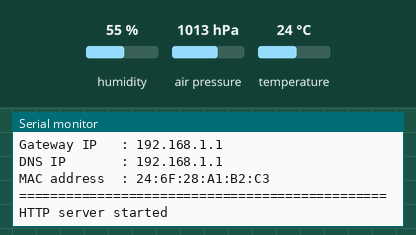
Bench run of a sketch on a simulated ESP8266 (NodeMCU). On the bench: the last lines printed to the serial monitor. The inputs (shaded band) are chosen by the test bench; at power-on: humidity 55 %, air pressure 1013 hPa, temperature 24 °C. WiFi joins after 1.5 s; servers stay silent unless stated.

Above: at 2.7 s.
2.8 s: humidity set to 22 %
At 6.1 s:
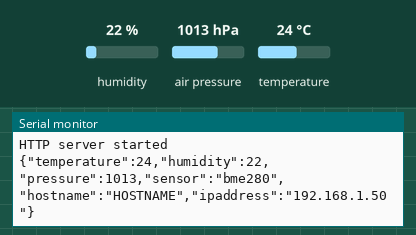
11.5 s: air pressure set to 952 hPa
At 12.5 s:
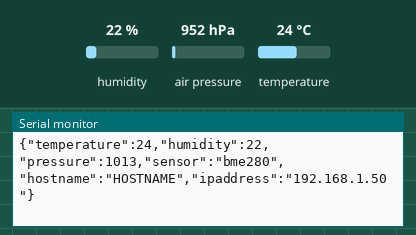
13.0 s: temperature set to 12 °C
At 16.1 s:
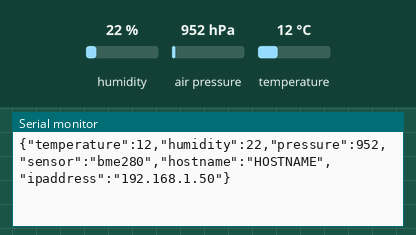

Measured:
- after the input at 2.8 s, the serial monitor: prints a new line after 2.2 s (image 1)
- after the input at 13.0 s, the serial monitor: prints a new line after 2.0 s (image 3)

The sketch:

web_bme280.ino
```cpp
//----------------------------------------------------------------------------
// ライブラリのインストールとコンパイルコマンド
//----------------------------------------------------------------------------
// arduino-cli lib install "Adafruit BME280 Library"
// arduino-cli lib install "Adafruit BusIO"
// arduino-cli lib install "Adafruit Unified Sensor"
// arduino-cli lib install "ArduinoJson"
// bash upload_esp01_web.sh web_bme280/web_bme280.ino wifissid wifipasswd hostname

//----------------------------------------------------------------------------
// ライブラリのインクルード
//----------------------------------------------------------------------------
#include <Wire.h>
#include <Adafruit_Sensor.h>
#include <Adafruit_BME280.h>
#include <ESP8266WiFi.h>      // ESP8266用のWi-Fiライブラリ
#include <ESP8266WebServer.h> // ESP8266用のWebサーバーライブラリ
#include <ESP8266mDNS.h>      // ESP8266用のmDNSライブラリ
#include <ArduinoJson.h>      // ArduinoJsonライブラリをインクルード

//----------------------------------------------------------------------------
// 定数と変数の定義
//----------------------------------------------------------------------------

// WiFi SSIDとパスワードをホスト名を指定
const char* ssid     = "WIFISSID"  ; // 自分のWi-Fi SSIDに置き換える
const char* password = "WIFIPASSWD"; // 自分のWi-Fiパスワードに置き換える
const char* hostname = "HOSTNAME"  ; // ESP-01のホスト名

//----------------------------------------------------------------------------
// GPIO接続方法
//----------------------------------------------------------------------------

// ESP01とBME280センサーの接続:
// SCL (クロック信号) -> GPIO0 (D3ピン)
// SDA (データ信号)   -> GPIO2 (D4ピン)
// VCC -> 3.3V
// GND -> GND

// I2Cのピン設定
#define I2C_SCL 0  // GPIO0 (D3ピン)
#define I2C_SDA 2  // GPIO2 (D4ピン)

// BME280オブジェクトの作成
Adafruit_BME280 bme;

// Webサーバーのポート番号
ESP8266WebServer server(80);

// タイマーの変数
unsigned long previousMillis = 0; // 前回のシリアル出力時刻
const long interval = 5000;       // 5秒間隔

//----------------------------------------------------------------------------
// 初期設定
//----------------------------------------------------------------------------
void setup() {

  // シリアル通信を115200ボーで開始(picocom -b 115200 /dev/ttyUSB0)
  Serial.begin(115200);

  // I2Cピンの設定
  Wire.begin(I2C_SDA, I2C_SCL);

  // BME280センサーの初期化
  if (!bme.begin(0x76)) {
    Serial.println("BME280センサーが見つかりません。接続を確認してください。");
    while (1);
  }

  connectToWiFi();   // WiFi接続
  setupWebServer();  // Webサーバーの設定

}

//----------------------------------------------------------------------------
// メインループ
//----------------------------------------------------------------------------
void loop() {

  server.handleClient(); // クライアントからのリクエストを処理
  outputSensorData();   // 5秒ごとにLEDの状態をシリアル出力
  MDNS.update();         // mDNSサービスの更新

}

//----------------------------------------------------------------------------
// WiFi接続関数
//----------------------------------------------------------------------------
void connectToWiFi() {

  WiFi.hostname(hostname);
  WiFi.begin(ssid, password);

  // WiFi接続が完了するまで待機
  while (WiFi.status() != WL_CONNECTED) {
    delay(500);
    Serial.print(".");
  }

  // mDNSサービスの開始
  Serial.println("");
  if (MDNS.begin(hostname)) {
    Serial.println("mDNS responder started");
  } else {
    Serial.println("Error setting up mDNS responder!");
  }

  Serial.print("Connected to ");
  Serial.println(ssid);
  Serial.println("===============================================");
  Serial.println("              Network Details                  ");
  Serial.println("===============================================");
  Serial.print("WebServer    : http://");
  Serial.println(WiFi.localIP());
  Serial.print("Hostname     : http://");
  Serial.print(hostname);
  Serial.println(".local");
  Serial.print("IP address   : ");
  Serial.println(WiFi.localIP());
  Serial.print("Subnet Mask  : ");
  Serial.println(WiFi.subnetMask());
  Serial.print("Gateway IP   : ");
  Serial.println(WiFi.gatewayIP());
  Serial.print("DNS IP       : ");
  Serial.println(WiFi.dnsIP());
  Serial.print("MAC address  : ");
  Serial.println(WiFi.macAddress());
  Serial.println("===============================================");

}

//----------------------------------------------------------------------------
// Webサーバー設定
//----------------------------------------------------------------------------
void setupWebServer() {

  // ルートURLへのハンドラを設定
  server.on("/", handleRoot);
  server.begin();
  Serial.println("HTTP server started");

}

//----------------------------------------------------------------------------
// ルートパス処理関数
//----------------------------------------------------------------------------
void handleRoot() {

  // センサーのデータをJSON形式で取得
  String jsonResponse = getSensorDataJson();

  // レスポンスをクライアントに送信
  server.send(200, "application/json", jsonResponse);
  Serial.println(jsonResponse);

}

//----------------------------------------------------------------------------
// センサーのデータをJSON形式で取得する関数
//----------------------------------------------------------------------------
String getSensorDataJson() {

  // 温度、湿度、気圧の値を取得
  float temperature = bme.readTemperature();
  float humidity    = bme.readHumidity();
  float pressure    = bme.readPressure() / 100.0F; // PaをhPaに変換

  // JSON形式のレスポンスを作成
  StaticJsonDocument<200> jsonDoc;      // JSONドキュメントを作成
  jsonDoc["temperature"] = temperature; // 温度を設定
  jsonDoc["humidity"]    = humidity;    // 湿度を設定
  jsonDoc["pressure"]    = pressure;    // 気圧を設定
  jsonDoc["sensor"]      = "bme280";    // センサー名
  jsonDoc["hostname"]    = hostname;    // ホスト名
  jsonDoc["ipaddress"]   = WiFi.localIP().toString(); // IPアドレス

  // JSON形式の文字列を返す
  String jsonResponse;
  serializeJson(jsonDoc, jsonResponse); // JSONドキュメントを文字列にシリアル化

  return jsonResponse;

}

//----------------------------------------------------------------------------
// センサーのデータをシリアル出力する関数
//----------------------------------------------------------------------------
void outputSensorData() {

  unsigned long currentMillis = millis();

  if (currentMillis - previousMillis >= interval) {

    previousMillis = currentMillis; // 現在の時刻を保存

    // センサーのデータをJSON形式で取得しシリアル出力
    String json = getSensorDataJson();
    Serial.println(json);

  }

}
```
